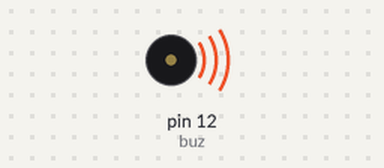
A sketch run on a simulated Arduino Uno, built with avr-gcc and run on an emulated ATmega328P. Shown: buzzer (waves = sounding).

Above: at 0.1 s.
Timing chart, 0 to 1.6 s (numbered marks = the images above):
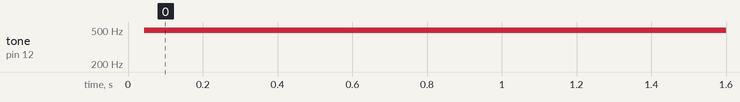

The sketch:

sketch_nov27b.ino
```cpp
int buz = 12;
void setup() {
  // put your setup code here, to run once:
  pinMode(buz, OUTPUT);

}

void loop() {
  // put your main code here, to run repeatedly:
  for (int i = 1; i < 455; i++) {
    digitalWrite(buz, HIGH);
    delay(1);
    digitalWrite(buz, LOW);
    delay(1);
  }

  for (int j = 1; j < 1000; j++){
    digitalWrite(buz, HIGH);
    delay(1);
    digitalWrite(buz, LOW);
    delay(1);

  }
}
```

Measured:
- by itself, tone on pin 12 (buz): silent → 496 Hz at 0.04 s
